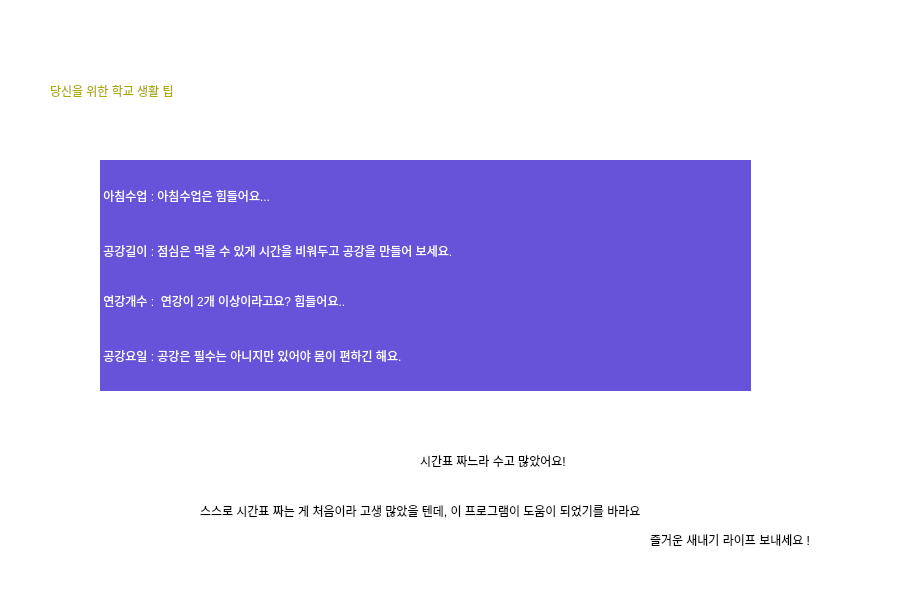
<?xml version="1.0" encoding="UTF-8"?>
<ui version="4.0">
 <class>MainWindow</class>
 <widget class="QMainWindow" name="MainWindow">
  <property name="geometry">
   <rect>
    <x>0</x>
    <y>0</y>
    <width>923</width>
    <height>600</height>
   </rect>
  </property>
  <property name="windowTitle">
   <string>MainWindow</string>
  </property>
  <property name="styleSheet">
   <string notr="true">background-color: rgb(255, 255, 255);
color: rgb(255, 255, 255);</string>
  </property>
  <widget class="QWidget" name="centralwidget">
   <widget class="QLabel" name="label">
    <property name="geometry">
     <rect>
      <x>50</x>
      <y>40</y>
      <width>691</width>
      <height>101</height>
     </rect>
    </property>
    <property name="styleSheet">
     <string notr="true">font: 75 36pt &quot;타이포_쌍문동 B&quot;;
color: rgb(170, 170, 0);</string>
    </property>
    <property name="text">
     <string>당신을 위한 학교 생활 팁</string>
    </property>
   </widget>
   <widget class="QLabel" name="label_2">
    <property name="geometry">
     <rect>
      <x>100</x>
      <y>160</y>
      <width>651</width>
      <height>71</height>
     </rect>
    </property>
    <property name="styleSheet">
     <string notr="true">color: rgb(0, 0, 0);
color: rgb(255, 255, 255);
background-color: rgb(103, 83, 217);
font: 13pt &quot;08SeoulNamsan&quot;;
</string>
    </property>
    <property name="text">
     <string> 아침수업 : 아침수업은 힘들어요... </string>
    </property>
   </widget>
   <widget class="QLabel" name="label_3">
    <property name="geometry">
     <rect>
      <x>100</x>
      <y>210</y>
      <width>651</width>
      <height>81</height>
     </rect>
    </property>
    <property name="styleSheet">
     <string notr="true">color: rgb(0, 0, 0);
color: rgb(255, 255, 255);
background-color: rgb(103, 83, 217);
font: 13pt &quot;08SeoulNamsan&quot;;
</string>
    </property>
    <property name="text">
     <string> 공강길이 : 점심은 먹을 수 있게 시간을 비워두고 공강을 만들어 보세요.</string>
    </property>
   </widget>
   <widget class="QLabel" name="label_4">
    <property name="geometry">
     <rect>
      <x>100</x>
      <y>270</y>
      <width>651</width>
      <height>61</height>
     </rect>
    </property>
    <property name="styleSheet">
     <string notr="true">color: rgb(0, 0, 0);
color: rgb(255, 255, 255);
background-color: rgb(103, 83, 217);
font: 13pt &quot;08SeoulNamsan&quot;;
</string>
    </property>
    <property name="text">
     <string> 연강개수 :  연강이 2개 이상이라고요? 힘들어요..</string>
    </property>
   </widget>
   <widget class="QLabel" name="label_5">
    <property name="geometry">
     <rect>
      <x>100</x>
      <y>320</y>
      <width>651</width>
      <height>71</height>
     </rect>
    </property>
    <property name="styleSheet">
     <string notr="true">color: rgb(0, 0, 0);
color: rgb(255, 255, 255);
background-color: rgb(103, 83, 217);
font: 13pt &quot;08SeoulNamsan&quot;;
</string>
    </property>
    <property name="text">
     <string> 공강요일 : 공강은 필수는 아니지만 있어야 몸이 편하긴 해요.</string>
    </property>
   </widget>
   <widget class="QLabel" name="label_6">
    <property name="geometry">
     <rect>
      <x>420</x>
      <y>430</y>
      <width>491</width>
      <height>61</height>
     </rect>
    </property>
    <property name="styleSheet">
     <string notr="true">font: 75 22pt &quot;타이포_쌍문동 B&quot;;
color: rgb(0, 0, 0);</string>
    </property>
    <property name="text">
     <string>시간표 짜느라 수고 많았어요! </string>
    </property>
   </widget>
   <widget class="QLabel" name="label_7">
    <property name="geometry">
     <rect>
      <x>200</x>
      <y>490</y>
      <width>721</width>
      <height>41</height>
     </rect>
    </property>
    <property name="styleSheet">
     <string notr="true">color: rgb(0, 0, 0);
font: 75 11pt &quot;타이포_쌍문동 B&quot;;</string>
    </property>
    <property name="text">
     <string>스스로 시간표 짜는 게 처음이라 고생 많았을 텐데, 이 프로그램이 도움이 되었기를 바라요</string>
    </property>
   </widget>
   <widget class="QLabel" name="label_8">
    <property name="geometry">
     <rect>
      <x>650</x>
      <y>530</y>
      <width>271</width>
      <height>20</height>
     </rect>
    </property>
    <property name="styleSheet">
     <string notr="true">color: rgb(0, 0, 0);
font: 75 11pt &quot;타이포_쌍문동 B&quot;;</string>
    </property>
    <property name="text">
     <string>즐거운 새내기 라이프 보내세요 !</string>
    </property>
   </widget>
  </widget>
  <widget class="QMenuBar" name="menubar">
   <property name="geometry">
    <rect>
     <x>0</x>
     <y>0</y>
     <width>923</width>
     <height>26</height>
    </rect>
   </property>
  </widget>
  <widget class="QStatusBar" name="statusbar"/>
 </widget>
 <resources/>
 <connections/>
</ui>
